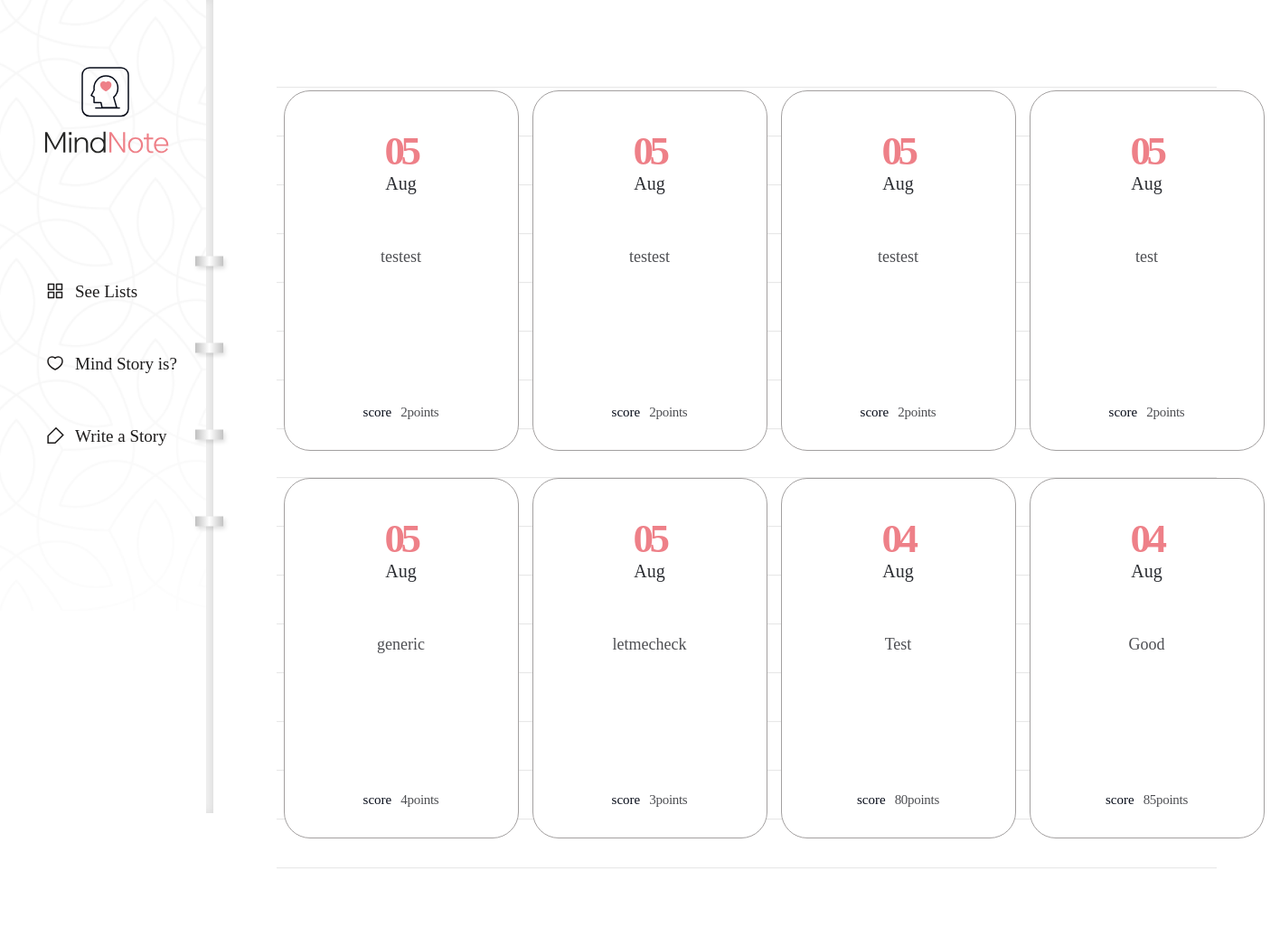
Before: /diary/ with the older database file.
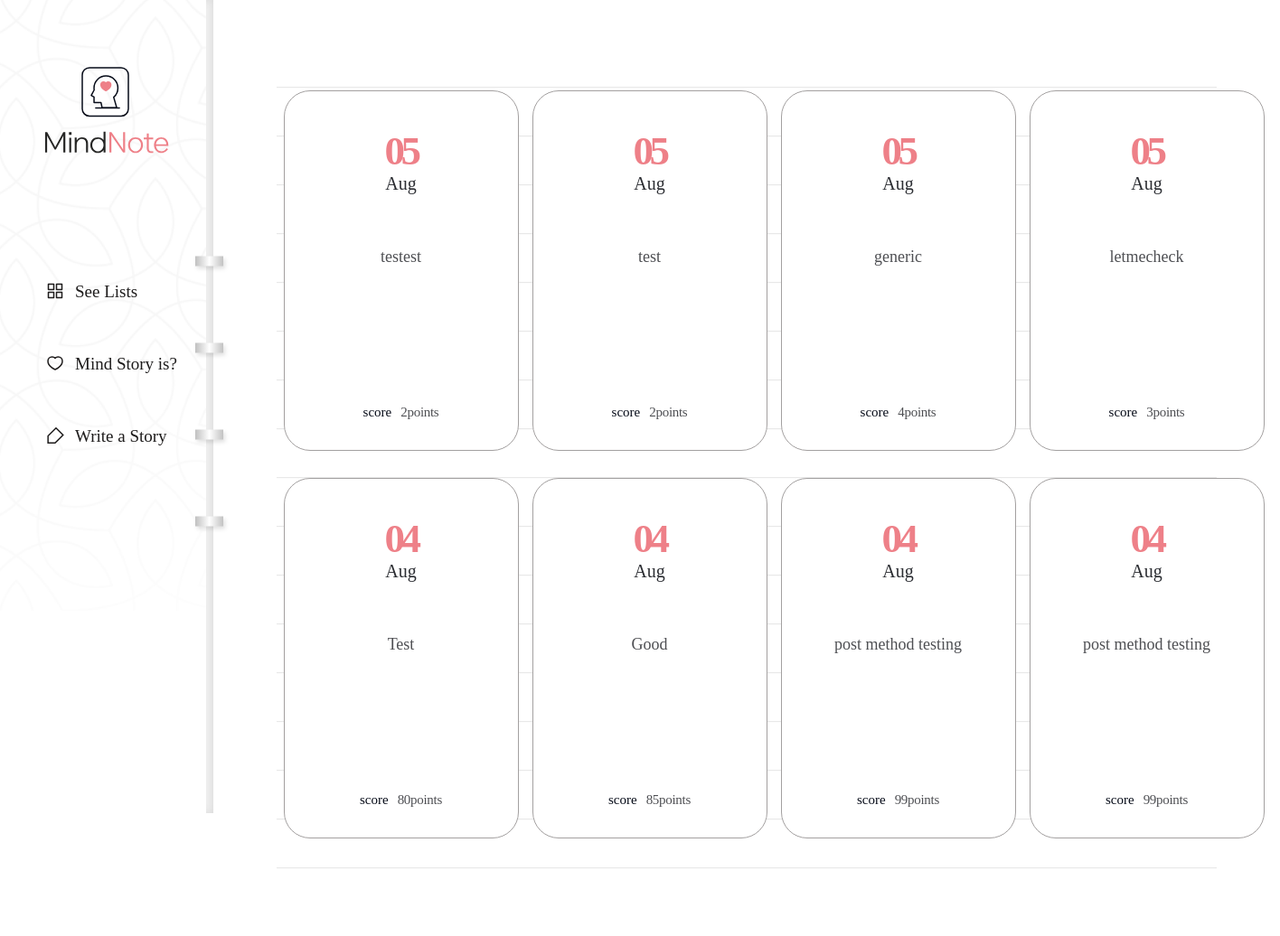
After: the same page with the newer database file.
### diary/models.py (models this page shows, shortened)
class Page(models.Model):
    title = models.CharField(max_length=100, validators=[validate_no_hash])
    content = models.TextField(validators=[validate_no_hash])
    feeling = models.CharField(max_length=80, validators=[validate_no_hash, validate_no_numbers])
    score = models.IntegerField(validators=[validate_score])
    dt_created = models.DateField()

### diary/views.py (the view)
# urls.py: path('diary/', views.PageListView.as_view(), name='page-list'),
class PageListView(ListView):
    model = Page
    ordering = ['-dt_created']
    paginate_by = 8

### diary/templates/diary/page_list.html (shortened to what this page needs)
{% extends './base.html' %}
{% block content %}
{% if page_obj.object_list %}
    <div class="wrap-note">
        <div class="note">
            <div class="note-list">
                <ul>
                    {% for obj in page_obj.object_list %}
                    <li>
                        <a href="{% url 'page-detail' obj.id %}">
                            <div class="date">
                                <span>{{obj.dt_created|date:"d"}}</span>
                                <p>{{obj.dt_created|date:"M"}}</p>
                            </div>
                            <h2>{{obj.title}}</h2>
                            <div class="score">
                                <p>score</p>
                                <span>{{obj.score}}points</span>
                            </div>
                        </a>
                    </li>
                    {% endfor %}
                </ul>
            </div>
{% endif %}
{% endblock content %}

Changed rows visible on the page:
removed Page: dt_created "05", dt_created "Aug", title "testest", score "2"
removed Page: dt_created "05", dt_created "Aug", title "testest", score "2"
now on this page (row unchanged): Page: dt_created "04", dt_created "Aug", title "post method testing", score "99"
now on this page (row unchanged): Page: dt_created "04", dt_created "Aug", title "post method testing", score "99"
